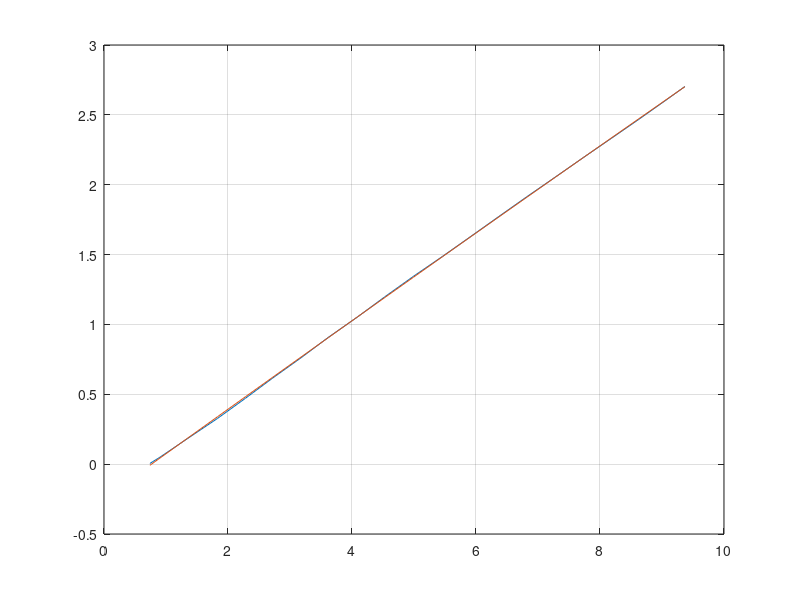

MATLAB code to generate this figure: (Note: this script raises an error after producing the figure.)
%% Magnetic levitation

%% Model parameters
model.m=0.058;              % [kg]               % mass of ball
model.g=9.81;               % [m/s^2]

%% Parameters for distance sensor
sensor.V=[9.22, 8.95, 8.57, 8.21, 7.83, 7.38,...
    6.86, 6.29, 5.67, 4.97, 4.25, 3.5, 2.67,...
    1.76, 0.79, -0.19, -1.21, -2.22, -3.18,...
    -4.1, -4.97, -5.72, -6.4, -6.98, -7.5, -7.94,...
    -8.3, -8.59, -8.82, -8.97, -9.07, -9.13, -9.15,...
    -9.16];                 % [V]                % measured voltage
sensor.d=(0:33)*0.7e-3;     % [m]                % distance from coil

%% Voltage to currrent characteristic
VIchar.V=[0.74, 0.9, 1.35, 1.83, 2.28,...
    2.72, 3.18, 3.62, 4.09, 4.53, 4.99,...
    5.46, 5.92, 6.37, 6.82, 7.28, 7.73,...
    8.18, 8.62, 9.05, 9.37];
VIchar.I=[0.005, 0.049, 0.184, 0.327, 0.471,...
    0.616, 0.762, 0.908, 1.054, 1.198, 1.344,...
    1.487, 1.631, 1.773, 1.914, 2.055, 2.194,...
    2.331, 2.466, 2.601, 2.703];
VIchar.Vmax=11.43;
VIchar.coefs=polyfit(VIchar.V,VIchar.I,2);
figure(1);
plot(VIchar.V,VIchar.I,VIchar.V,polyval(VIchar.coefs,VIchar.V));
grid on;

%% Distance to inductance characteristic
DLchar.d=sensor.d;
DLchar.L=[118.3, 118.3, 116.6, 114.9, 113.3,...
    112.0, 110.9, 109.9, 109.1, 108.3, 107.6,...
    107.1, 106.5, 106.0, 105.6, 105.2, 104.8,...
    104.5, 104.2, 104.0, 103.7, 103.5, 103.3,...
    103.1, 103.0, 102.8, 102.7, 102.6, 102.5,...
    102.4, 102.3, 102.2, 102.1, 102.1]/1e3;
DLchar.L0=101.5/1e3;
DLchar.coefs=fit(DLchar.d(2:end)',(DLchar.L(2:end)-DLchar.L0)','exp1');

%% Parameters for model
Par_Fem=[DLchar.coefs.a -1/DLchar.coefs.b];
m=model.m;
g=model.g;
x0=0.02;
UI=VIchar.coefs;
ki=2.8964;
uc=0;

%%
figure(2);
plot(DLchar.d,DLchar.L,'b',DLchar.d,DLchar.L0+DLchar.coefs.a*exp(DLchar.coefs.b*DLchar.d),'r');
xlabel('Distance [m]');
ylabel('Inductance [H]');
title('Comparison of calculated and measured inductance');
grid on;
legend('Measured','Calculated');